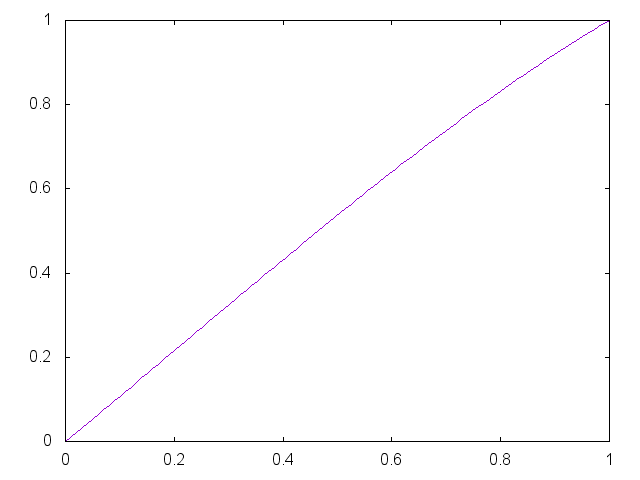

This chart was generated by the following gnuplot code:
set term png

set output "generate/static/generate/bezier-0.35-0.75.png"
plot '-' smooth bezier notitle
0 0
0.33 0.35
0.67 0.75 
1 1
e

reset;
